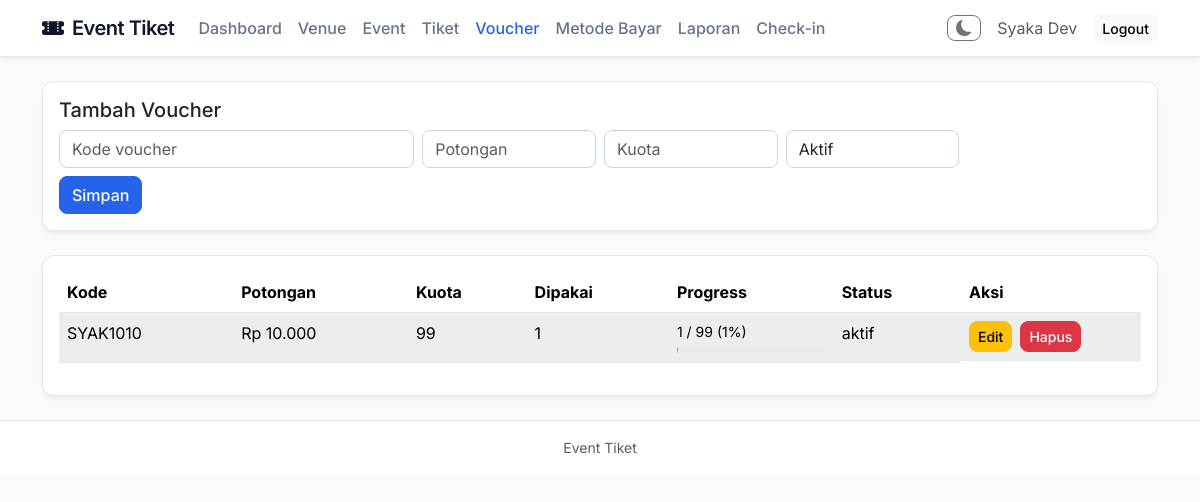
Page /index.php?page=voucher (signed in) on the earlier database version.
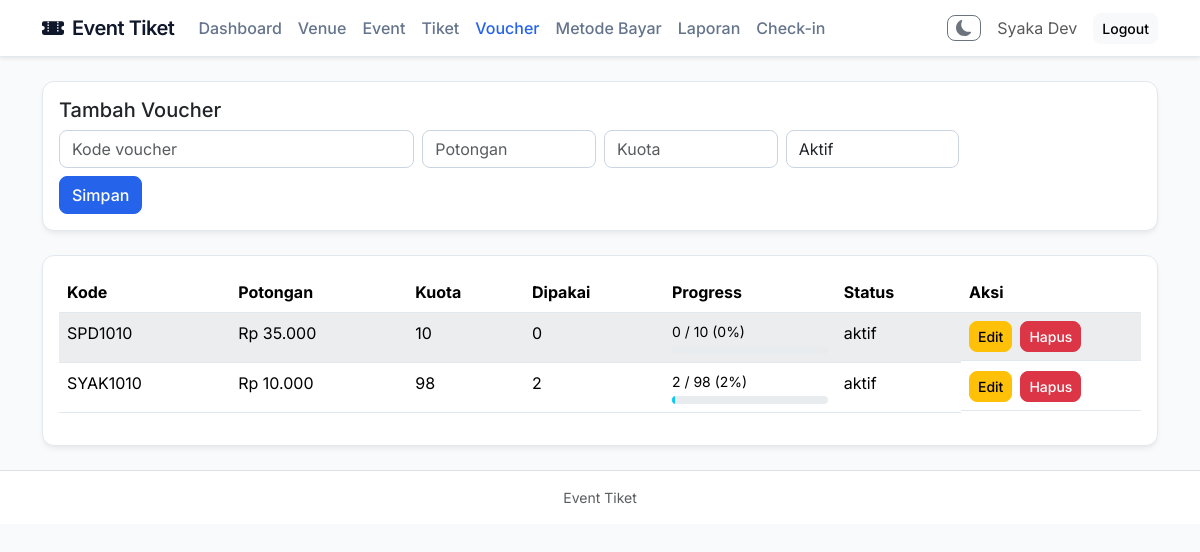
Same page on the later database version.
### tables this page shows
CREATE TABLE `voucher` (
  `id_voucher` int NOT NULL,
  `kode_voucher` varchar(20) NOT NULL,
  `potongan` int NOT NULL,
  `kuota` int NOT NULL,
  `status` enum('aktif','nonaktif') NOT NULL
);

### proses/bootstrap.php (called while the page is built, shortened)
<?php
function e(string $value): string
{
    return htmlspecialchars($value, ENT_QUOTES, 'UTF-8');
}

### views/admin/voucher.php (the view, shortened to what this page needs)
<?php
$edit = null;
$rows = $pdo->query("SELECT v.*, COALESCE(COUNT(o.id_order),0) AS dipakai FROM voucher v LEFT JOIN orders o ON o.id_voucher = v.id_voucher AND o.status <> 'cancel' GROUP BY v.id_voucher ORDER BY v.id_voucher DESC")->fetchAll();
?>
<div class="card card-modern mb-4"><div class="card-body">
    <h5><?= $edit ? 'Edit Voucher' : 'Tambah Voucher' ?></h5>
    <form method="post" action="index.php?action=save_voucher&page=voucher" class="row g-2">
        <div class="col-md-4"><input class="form-control" name="kode_voucher" placeholder="Kode voucher" required value="<?= e($edit['kode_voucher'] ?? '') ?>"></div>
        <div class="col-md-2"><input class="form-control" type="number" min="0" name="potongan" placeholder="Potongan" required value="<?= e((string)($edit['potongan'] ?? '')) ?>"></div>
        <div class="col-md-2"><input class="form-control" type="number" min="0" name="kuota" placeholder="Kuota" required value="<?= e((string)($edit['kuota'] ?? '')) ?>"></div>
        <div class="col-md-2"><select class="form-select" name="status"><option value="aktif" <?= ($edit['status'] ?? 'aktif') === 'aktif' ? 'selected' : '' ?>>Aktif</option></select></div>
        <div class="col-md-12"><button class="btn btn-primary">Simpan</button></div>
    </form>
</div></div>
<div class="card card-modern"><div class="card-body table-responsive">
<table id="table-voucher" class="table table-striped"><thead><tr><th>Kode</th><th>Potongan</th><th>Kuota</th><th>Dipakai</th><th>Progress</th><th>Status</th><th width="180">Aksi</th></tr></thead><tbody>
<?php foreach($rows as $r): ?>
<?php
    $kuotaVoucher = max(1, (int)$r['kuota']);
    $dipakai = (int)$r['dipakai'];
    $persen = min(100, (int)round(($dipakai / $kuotaVoucher) * 100));
?>
<tr>
    <td><?= e($r['kode_voucher']) ?></td>
    <td>Rp <?= number_format((float)$r['potongan'],0,',','.') ?></td>
    <td><?= (int)$r['kuota'] ?></td>
    <td><?= $dipakai ?></td>
    <td>
        <div class="small mb-1"><?= $dipakai ?> / <?= (int)$r['kuota'] ?> (<?= $persen ?>%)</div>
        <div class="progress" style="height: 8px;">
            <div class="progress-bar bg-info" style="width: <?= $persen ?>%"></div>
        </div>
    </td>
    <td><?= e($r['status']) ?></td>
    <td class="d-flex gap-2"><a class="btn btn-sm btn-warning" href="index.php?page=voucher&edit=<?= (int)$r['id_voucher'] ?>">Edit</a><form method="post" action="index.php?action=delete_voucher&page=voucher" data-confirm-title="Hapus Voucher" data-confirm-message="Yakin ingin menghapus voucher ini?" data-confirm-ok-text="Ya, Hapus" data-confirm-ok-class="btn btn-danger"><input type="hidden" name="csrf_token" value="<?= e(csrf_token()) ?>"><input type="hidden" name="id" value="<?= (int)$r['id_voucher'] ?>"><button class="btn btn-sm btn-danger">Hapus</button></form></td>
</tr>
<?php endforeach; ?>
</tbody></table>
</div></div>
<link rel="stylesheet" href="https://cdn.datatables.net/2.0.5/css/dataTables.bootstrap5.css">

Differences in the rows shown:
added voucher: kode_voucher "SPD1010", potongan "35.000", kuota "10", dipakai "0", persen "0", status "aktif"
changed voucher "SYAK1010": kuota "99" → "98"; dipakai "1" → "2"; persen "1" → "2"
